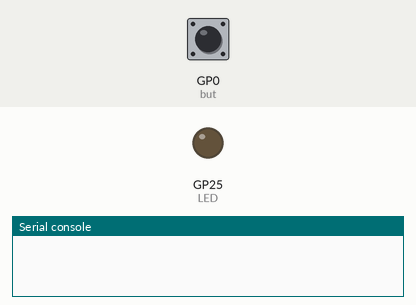
Simulated run of this program. Board: Raspberry Pi Pico running MicroPython. On the bench: output pins drawn as LEDs (lit = HIGH), the last lines printed to the serial console. The test bench sets the inputs (shaded band); at power-on: GP0 (but) HIGH.

Above: at 1.2 s.
1.3 s: GP0 (but) pulled LOW for 0.15 s
At 2.4 s:
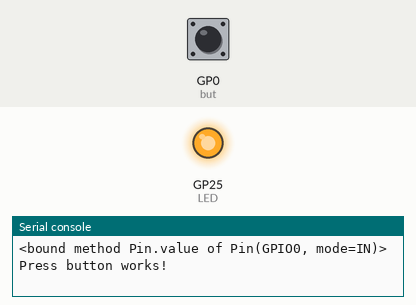
2.9 s: GP0 (but) pulled LOW for 3.2 s
At 3.6 s:
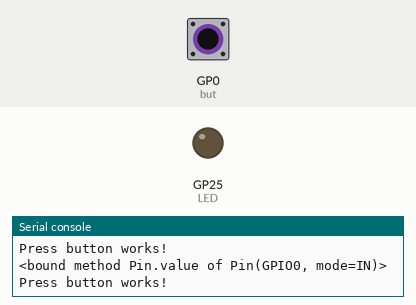
Timing chart, 0 to 7.6 s (numbered marks = the images above; inputs shaded):
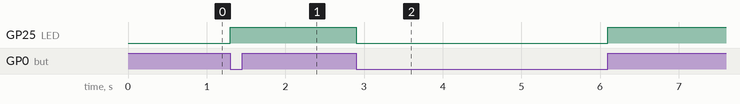

Measured:
- after the input at 1.3 s, GP25 (LED): LOW → HIGH at once
- after the input at 2.9 s, GP25 (LED): HIGH → LOW at once, → HIGH 3.2 s later

The program:

pressing_button.py
```python
from machine import Pin
import time

LED = Pin(25, Pin.OUT)
DELAY = time.ticks_ms()

def alter_led(inst):
    global LED, DELAY

    if time.ticks_diff(time.ticks_ms(), DELAY) < 500:
        return

    print(inst.value)
    LED.toggle()
    print("Press button works!")
    DELAY = time.ticks_ms()

but = Pin(0, Pin.IN, Pin.PULL_UP)
but.irq(handler=alter_led, trigger=Pin.IRQ_FALLING | Pin.IRQ_RISING)


LED.value(0)
```
